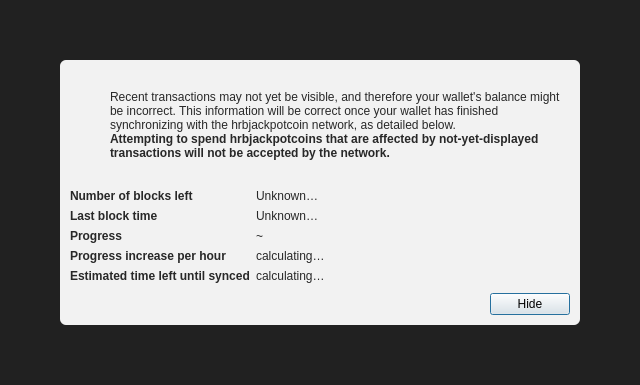
<?xml version="1.0" encoding="UTF-8"?>
<ui version="4.0">
 <class>ModalOverlay</class>
 <widget class="QWidget" name="ModalOverlay">
  <property name="geometry">
   <rect>
    <x>0</x>
    <y>0</y>
    <width>640</width>
    <height>385</height>
   </rect>
  </property>
  <property name="windowTitle">
   <string>Form</string>
  </property>
  <layout class="QVBoxLayout" name="verticalLayout" stretch="0">
   <property name="sizeConstraint">
    <enum>QLayout::SetDefaultConstraint</enum>
   </property>
   <property name="leftMargin">
    <number>0</number>
   </property>
   <property name="topMargin">
    <number>0</number>
   </property>
   <property name="rightMargin">
    <number>0</number>
   </property>
   <property name="bottomMargin">
    <number>0</number>
   </property>
   <item>
    <widget class="QWidget" name="bgWidget" native="true">
     <property name="styleSheet">
      <string notr="true">#bgWidget { background: rgba(0,0,0,220); }</string>
     </property>
     <layout class="QVBoxLayout" name="verticalLayoutMain" stretch="1">
      <property name="leftMargin">
       <number>60</number>
      </property>
      <property name="topMargin">
       <number>60</number>
      </property>
      <property name="rightMargin">
       <number>60</number>
      </property>
      <property name="bottomMargin">
       <number>60</number>
      </property>
      <item>
       <widget class="QWidget" name="contentWidget" native="true">
        <property name="styleSheet">
         <string notr="true">#contentWidget { background: rgba(255,255,255,240); border-radius: 6px; }

QLabel { color: rgb(40,40,40);  }</string>
        </property>
        <layout class="QVBoxLayout" name="verticalLayoutSub" stretch="1,0,0,0">
         <property name="spacing">
          <number>0</number>
         </property>
         <property name="leftMargin">
          <number>10</number>
         </property>
         <property name="topMargin">
          <number>10</number>
         </property>
         <property name="rightMargin">
          <number>10</number>
         </property>
         <property name="bottomMargin">
          <number>10</number>
         </property>
         <item>
          <layout class="QHBoxLayout" name="horizontalLayoutIconText" stretch="0,1">
           <property name="topMargin">
            <number>20</number>
           </property>
           <item>
            <layout class="QVBoxLayout" name="verticalLayoutIcon">
             <property name="leftMargin">
              <number>0</number>
             </property>
             <item>
              <widget class="QPushButton" name="warningIcon">
               <property name="enabled">
                <bool>false</bool>
               </property>
               <property name="text">
                <string/>
               </property>
               <property name="icon">
                <iconset>
                 <normaloff>:/icons/warning</normaloff>
                 <disabledoff>:/icons/warning</disabledoff>:/icons/warning</iconset>
               </property>
               <property name="iconSize">
                <size>
                 <width>48</width>
                 <height>48</height>
                </size>
               </property>
               <property name="flat">
                <bool>true</bool>
               </property>
              </widget>
             </item>
             <item>
              <spacer name="verticalSpacerWarningIcon">
               <property name="orientation">
                <enum>Qt::Vertical</enum>
               </property>
               <property name="sizeHint" stdset="0">
                <size>
                 <width>20</width>
                 <height>40</height>
                </size>
               </property>
              </spacer>
             </item>
            </layout>
           </item>
           <item>
            <layout class="QVBoxLayout" name="verticalLayoutInfoText">
             <property name="leftMargin">
              <number>0</number>
             </property>
             <property name="topMargin">
              <number>0</number>
             </property>
             <item>
              <widget class="QLabel" name="infoText">
               <property name="text">
                <string>Recent transactions may not yet be visible, and therefore your wallet's balance might be incorrect. This information will be correct once your wallet has finished synchronizing with the hrbjackpotcoin network, as detailed below.</string>
               </property>
               <property name="textFormat">
                <enum>Qt::RichText</enum>
               </property>
               <property name="wordWrap">
                <bool>true</bool>
               </property>
              </widget>
             </item>
             <item>
              <widget class="QLabel" name="infoTextStrong">
               <property name="font">
                <font>
                 <weight>75</weight>
                 <bold>true</bold>
                </font>
               </property>
               <property name="text">
                <string>Attempting to spend hrbjackpotcoins that are affected by not-yet-displayed transactions will not be accepted by the network.</string>
               </property>
               <property name="textFormat">
                <enum>Qt::RichText</enum>
               </property>
               <property name="wordWrap">
                <bool>true</bool>
               </property>
              </widget>
             </item>
             <item>
              <spacer name="verticalSpacerInTextSpace">
               <property name="orientation">
                <enum>Qt::Vertical</enum>
               </property>
               <property name="sizeHint" stdset="0">
                <size>
                 <width>20</width>
                 <height>40</height>
                </size>
               </property>
              </spacer>
             </item>
            </layout>
           </item>
          </layout>
         </item>
         <item>
          <spacer name="verticalSpacerAfterText">
           <property name="orientation">
            <enum>Qt::Vertical</enum>
           </property>
           <property name="sizeHint" stdset="0">
            <size>
             <width>20</width>
             <height>40</height>
            </size>
           </property>
          </spacer>
         </item>
         <item>
          <layout class="QFormLayout" name="formLayout">
           <property name="fieldGrowthPolicy">
            <enum>QFormLayout::FieldsStayAtSizeHint</enum>
           </property>
           <property name="horizontalSpacing">
            <number>6</number>
           </property>
           <property name="verticalSpacing">
            <number>6</number>
           </property>
           <property name="topMargin">
            <number>10</number>
           </property>
           <item row="0" column="0">
            <widget class="QLabel" name="labelNumberOfBlocksLeft">
             <property name="font">
              <font>
               <weight>75</weight>
               <bold>true</bold>
              </font>
             </property>
             <property name="text">
              <string>Number of blocks left</string>
             </property>
            </widget>
           </item>
           <item row="0" column="1">
            <widget class="QLabel" name="numberOfBlocksLeft">
             <property name="text">
              <string>Unknown…</string>
             </property>
            </widget>
           </item>
           <item row="1" column="0">
            <widget class="QLabel" name="labelLastBlockTime">
             <property name="font">
              <font>
               <weight>75</weight>
               <bold>true</bold>
              </font>
             </property>
             <property name="text">
              <string>Last block time</string>
             </property>
            </widget>
           </item>
           <item row="1" column="1">
            <widget class="QLabel" name="newestBlockDate">
             <property name="sizePolicy">
              <sizepolicy hsizetype="Maximum" vsizetype="Preferred">
               <horstretch>0</horstretch>
               <verstretch>0</verstretch>
              </sizepolicy>
             </property>
             <property name="text">
              <string>Unknown…</string>
             </property>
            </widget>
           </item>
           <item row="2" column="0">
            <widget class="QLabel" name="labelSyncDone">
             <property name="font">
              <font>
               <weight>75</weight>
               <bold>true</bold>
              </font>
             </property>
             <property name="text">
              <string>Progress</string>
             </property>
            </widget>
           </item>
           <item row="2" column="1">
            <layout class="QHBoxLayout" name="horizontalLayoutSync" stretch="0,1">
             <item>
              <widget class="QLabel" name="percentageProgress">
               <property name="text">
                <string notr="true">~</string>
               </property>
              </widget>
             </item>
            </layout>
           </item>
           <item row="4" column="0">
            <widget class="QLabel" name="labelProgressIncrease">
             <property name="font">
              <font>
               <weight>75</weight>
               <bold>true</bold>
              </font>
             </property>
             <property name="text">
              <string>Progress increase per hour</string>
             </property>
            </widget>
           </item>
           <item row="4" column="1">
            <widget class="QLabel" name="progressIncreasePerH">
             <property name="text">
              <string>calculating…</string>
             </property>
            </widget>
           </item>
           <item row="5" column="0">
            <widget class="QLabel" name="labelEstimatedTimeLeft">
             <property name="font">
              <font>
               <weight>75</weight>
               <bold>true</bold>
              </font>
             </property>
             <property name="text">
              <string>Estimated time left until synced</string>
             </property>
            </widget>
           </item>
           <item row="5" column="1">
            <widget class="QLabel" name="expectedTimeLeft">
             <property name="text">
              <string>calculating…</string>
             </property>
            </widget>
           </item>
          </layout>
         </item>
         <item>
          <layout class="QHBoxLayout" name="horizontalLayoutButtons">
           <property name="leftMargin">
            <number>10</number>
           </property>
           <property name="topMargin">
            <number>10</number>
           </property>
           <item>
            <spacer name="horizontalSpacer">
             <property name="orientation">
              <enum>Qt::Horizontal</enum>
             </property>
             <property name="sizeHint" stdset="0">
              <size>
               <width>40</width>
               <height>20</height>
              </size>
             </property>
            </spacer>
           </item>
           <item>
            <widget class="QPushButton" name="closeButton">
             <property name="text">
              <string>Hide</string>
             </property>
             <property name="shortcut">
              <string>Esc</string>
             </property>
             <property name="focusPolicy">
              <enum>Qt::StrongFocus</enum>
             </property>
             <property name="default">
              <bool>true</bool>
             </property>
            </widget>
           </item>
          </layout>
         </item>
        </layout>
       </widget>
      </item>
     </layout>
    </widget>
   </item>
  </layout>
 </widget>
 <resources/>
 <connections/>
</ui>
